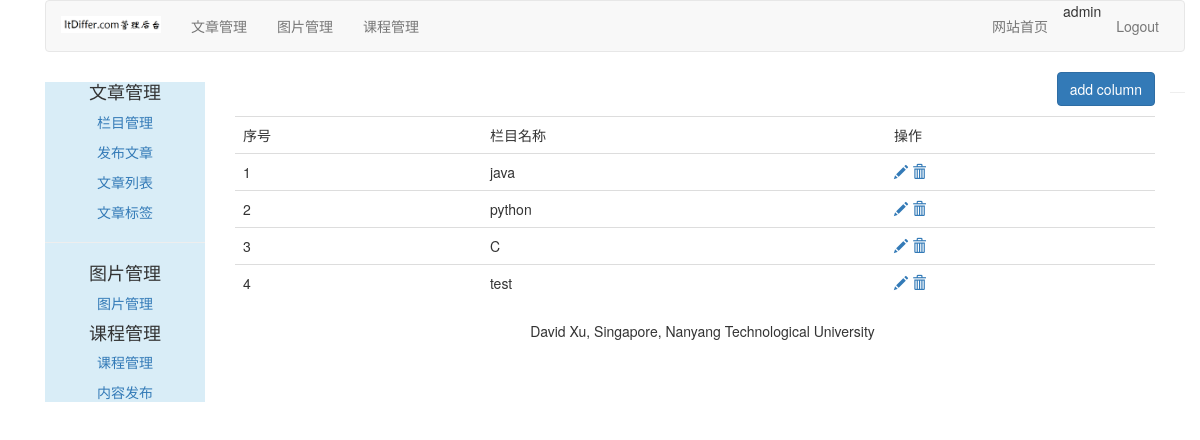
The page /article/article-column/ (signed in) on the database its author committed.
### article/models.py (models this page shows, shortened)
class ArticleColumn(models.Model):
    user = models.ForeignKey(User, on_delete=models.CASCADE, related_name='article_column')
    column = models.CharField(max_length=200)
    created = models.DateField(auto_now_add=True)

### article/views.py (the view, shortened to what this page needs)
# urls.py: path('article-column/', views.article_column, name="article_column"),
@login_required(login_url="/account/login/")
@csrf_exempt
def article_column(request):
    if request.method == "GET":
        columns = ArticleColumn.objects.filter(user=request.user)
        column_form = ArticleColumnForm()
        return render(request, "article/column/article_column.html", {"columns": columns, "column_form": column_form})

### templates/article/column/article_column.html (shortened to what this page needs)
{% extends "article/base.html" %}
{% load staticfiles %}
{% block content %}
    <div>
        <p class="text-right">
            <button class="btn btn-primary" id="add_column" onclick="add_column()">add column</button>
        </p>
        <table class="table table-hover">
            <tr>
                <td>序号</td>
                <td>栏目名称</td>
                <td>操作</td>
            </tr>
            {% for column in columns %}
                <tr>
                    <td>{{ forloop.counter }}</td>
                    <td>{{ column.column }}</td>
                    <td>
                        <a name="edit" href="javascript:" onclick="edit_column(this,{{ column.id }})"><span
                                class="glyphicon glyphicon-pencil"></span></a>
                        <a name="edit" href="javascript:" onclick="del_column(this,{{ column.id }})"><span
                                class="glyphicon glyphicon-trash"></span></a>
                    </td>
                </tr>
            {% empty %}
                <p>还没有栏目设置，太懒了</p>
            {% endfor %}
        </table>
    </div>
{% endblock %}

### templates/article/header.html
{% load staticfiles %}
<div class="container">
    <nav class="navbar navbar-default" role="navigation">
        <div class="navbar-header">
            <a class="navbar-brand" href="http://www.baidu.com">
                <img width="100px" src="{% static 'images/backlogo.png' %}"></a>
        </div>
        <div>
            <ul class="nav navbar-nav" role="tablist">
                <li><a href="{% url 'article:article_column' %}">文章管理</a></li>
                <li><a href="{% url 'image:list_images' %}">图片管理</a></li>
                <li><a href="{% url 'course:manage_course' %}">课程管理</a></li>
            </ul>
            <ul class="nav navbar-nav navbar-right" style="margin-right: 10px">
                <li><a href="{% url 'blog:blog_title' %}">网站首页</a></li>
                <li><span>{{ user.username }}</span></li>
                <li><a href="{% url 'account:user_logout' %}">Logout</a></li>
            </ul>
        </div>
    </nav>
</div>

### rows shown on the page
ArticleColumn: column "java"
ArticleColumn: column "python"
ArticleColumn: column "C"
ArticleColumn: column "test"

### other values the page prints
{{ user.username }} "admin"
